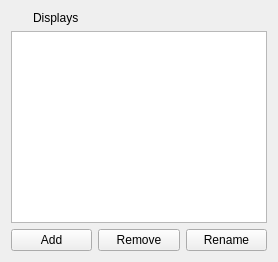
          <widget class="QWidget" name="tab_6">
           <attribute name="title">
            <string>rviz</string>
           </attribute>
           <layout class="QVBoxLayout" name="verticalLayout_8">
            <item>
             <layout class="QVBoxLayout" name="verticalLayout_5">
              <item>
               <layout class="QHBoxLayout" name="horizontalLayout_6">
                <item>
                 <widget class="QLabel" name="label_12">
                  <property name="maximumSize">
                   <size>
                    <width>16</width>
                    <height>16</height>
                   </size>
                  </property>
                  <property name="text">
                   <string/>
                  </property>
                  <property name="pixmap">
                   <pixmap resource="../resources/images.qrc">:/images/classes/Displays.svg</pixmap>
                  </property>
                 </widget>
                </item>
                <item>
                 <widget class="QLabel" name="label_13">
                  <property name="text">
                   <string>Displays</string>
                  </property>
                 </widget>
                </item>
               </layout>
              </item>
              <item>
               <widget class="QTreeWidget" name="treeWidget_rviz">
                <attribute name="headerVisible">
                 <bool>false</bool>
                </attribute>
                <attribute name="headerCascadingSectionResizes">
                 <bool>true</bool>
                </attribute>
                <attribute name="headerMinimumSectionSize">
                 <number>160</number>
                </attribute>
                <attribute name="headerDefaultSectionSize">
                 <number>160</number>
                </attribute>
                <column>
                 <property name="text">
                  <string notr="true">1</string>
                 </property>
                </column>
               </widget>
              </item>
              <item>
               <layout class="QHBoxLayout" name="horizontalLayout_5">
                <item>
                 <widget class="QPushButton" name="pushButton_add_topic">
                  <property name="text">
                   <string>Add</string>
                  </property>
                 </widget>
                </item>
                <item>
                 <widget class="QPushButton" name="pushButton_4">
                  <property name="text">
                   <string>Remove</string>
                  </property>
                 </widget>
                </item>
                <item>
                 <widget class="QPushButton" name="pushButton_5">
                  <property name="text">
                   <string>Rename</string>
                  </property>
                 </widget>
                </item>
               </layout>
              </item>
             </layout>
            </item>
           </layout>
          </widget>
